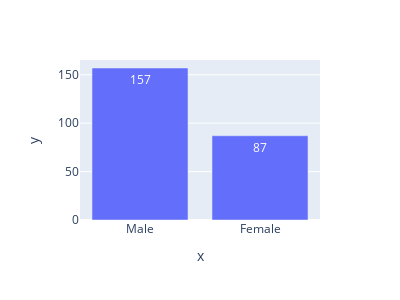

The code cell stored with this chart in its notebook:
### Code cell
fig = px.bar(x=gender, y=frequency , text=frequency) # text=frequency le bar ko top ma value dekhauxa
fig.update_layout(height=300, width=400)

### Figure 1 — Plotly figure (JSON) as saved in the notebook; plotly's stock layout.template omitted (floating-point values rounded to 4 significant figures)
{"data": [{"alignmentgroup": "True", "hovertemplate": "x=%{x}<br>y=%{y}<br>text=%{text}<extra></extra>", "legendgroup": "", "marker": {"color": "#636efa", "pattern": {"shape": ""}}, "name": "", "offsetgroup": "", "orientation": "v", "showlegend": false, "text": [157, 87], "textposition": "auto", "type": "bar", "x": ["Male", "Female"], "xaxis": "x", "y": [157, 87], "yaxis": "y"}], "layout": {"barmode": "relative", "height": 300, "legend": {"tracegroupgap": 0}, "margin": {"t": 60}, "width": 400, "xaxis": {"anchor": "y", "domain": [0, 1], "title": {"text": "x"}}, "yaxis": {"anchor": "x", "domain": [0, 1], "title": {"text": "y"}}}}
